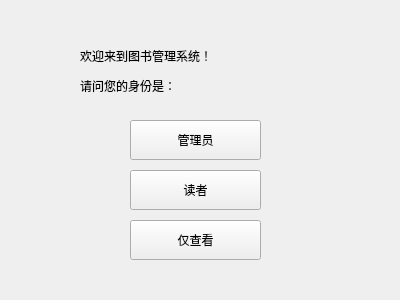
<?xml version="1.0" encoding="UTF-8"?>
<ui version="4.0">
 <class>library</class>
 <widget class="QWidget" name="library">
  <property name="geometry">
   <rect>
    <x>0</x>
    <y>0</y>
    <width>400</width>
    <height>300</height>
   </rect>
  </property>
  <property name="windowTitle">
   <string>Form</string>
  </property>
  <widget class="QPushButton" name="pushButton">
   <property name="geometry">
    <rect>
     <x>130</x>
     <y>120</y>
     <width>131</width>
     <height>40</height>
    </rect>
   </property>
   <property name="text">
    <string>管理员</string>
   </property>
  </widget>
  <widget class="QPushButton" name="pushButton_2">
   <property name="geometry">
    <rect>
     <x>130</x>
     <y>170</y>
     <width>131</width>
     <height>40</height>
    </rect>
   </property>
   <property name="text">
    <string>读者</string>
   </property>
  </widget>
  <widget class="QPushButton" name="pushButton_3">
   <property name="geometry">
    <rect>
     <x>130</x>
     <y>220</y>
     <width>131</width>
     <height>40</height>
    </rect>
   </property>
   <property name="text">
    <string>仅查看</string>
   </property>
  </widget>
  <widget class="QLabel" name="label">
   <property name="geometry">
    <rect>
     <x>80</x>
     <y>40</y>
     <width>241</width>
     <height>31</height>
    </rect>
   </property>
   <property name="text">
    <string>欢迎来到图书管理系统！</string>
   </property>
  </widget>
  <widget class="QLabel" name="label_2">
   <property name="geometry">
    <rect>
     <x>80</x>
     <y>70</y>
     <width>241</width>
     <height>31</height>
    </rect>
   </property>
   <property name="text">
    <string>请问您的身份是：</string>
   </property>
  </widget>
 </widget>
 <resources/>
 <connections>
  <connection>
   <sender>pushButton</sender>
   <signal>clicked()</signal>
   <receiver>pushButton</receiver>
   <slot>click()</slot>
   <hints>
    <hint type="sourcelabel">
     <x>200</x>
     <y>133</y>
    </hint>
    <hint type="destinationlabel">
     <x>202</x>
     <y>125</y>
    </hint>
   </hints>
  </connection>
  <connection>
   <sender>pushButton_2</sender>
   <signal>clicked()</signal>
   <receiver>pushButton_2</receiver>
   <slot>click()</slot>
   <hints>
    <hint type="sourcelabel">
     <x>231</x>
     <y>180</y>
    </hint>
    <hint type="destinationlabel">
     <x>231</x>
     <y>176</y>
    </hint>
   </hints>
  </connection>
  <connection>
   <sender>pushButton_3</sender>
   <signal>clicked()</signal>
   <receiver>pushButton_3</receiver>
   <slot>click()</slot>
   <hints>
    <hint type="sourcelabel">
     <x>181</x>
     <y>236</y>
    </hint>
    <hint type="destinationlabel">
     <x>181</x>
     <y>233</y>
    </hint>
   </hints>
  </connection>
 </connections>
</ui>
